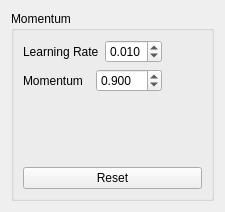
            <widget class="QWidget" name="page_Optimizer_Momentum">
             <layout class="QVBoxLayout" name="verticalLayout_12">
              <item>
               <widget class="QGroupBox" name="grp_Momentum">
                <property name="title">
                 <string>Momentum</string>
                </property>
                <layout class="QVBoxLayout" name="verticalLayout_11">
                 <item>
                  <layout class="QHBoxLayout" name="horizontalLayout_21">
                   <item>
                    <layout class="QVBoxLayout" name="verticalLayout_14">
                     <item>
                      <layout class="QHBoxLayout" name="horizontalLayout_22">
                       <item>
                        <widget class="QLabel" name="lbl_Momentum_Learning_Rate">
                         <property name="text">
                          <string>Learning Rate</string>
                         </property>
                        </widget>
                       </item>
                       <item>
                        <widget class="QDoubleSpinBox" name="dsBox_Momentum_Learning_Rate">
                         <property name="decimals">
                          <number>3</number>
                         </property>
                         <property name="maximum">
                          <double>1.000000000000000</double>
                         </property>
                         <property name="singleStep">
                          <double>0.001000000000000</double>
                         </property>
                         <property name="value">
                          <double>0.010000000000000</double>
                         </property>
                        </widget>
                       </item>
                      </layout>
                     </item>
                     <item>
                      <layout class="QHBoxLayout" name="horizontalLayout_23">
                       <item>
                        <widget class="QLabel" name="lbl_Momentum_Momentum">
                         <property name="text">
                          <string>Momentum</string>
                         </property>
                        </widget>
                       </item>
                       <item>
                        <widget class="QDoubleSpinBox" name="dsBox_Momentum_Momentum">
                         <property name="decimals">
                          <number>3</number>
                         </property>
                         <property name="maximum">
                          <double>5.000000000000000</double>
                         </property>
                         <property name="singleStep">
                          <double>0.010000000000000</double>
                         </property>
                         <property name="value">
                          <double>0.900000000000000</double>
                         </property>
                        </widget>
                       </item>
                      </layout>
                     </item>
                    </layout>
                   </item>
                   <item>
                    <spacer name="horizontalSpacer_2">
                     <property name="orientation">
                      <enum>Qt::Horizontal</enum>
                     </property>
                     <property name="sizeHint" stdset="0">
                      <size>
                       <width>40</width>
                       <height>20</height>
                      </size>
                     </property>
                    </spacer>
                   </item>
                  </layout>
                 </item>
                 <item>
                  <spacer name="verticalSpacer_3">
                   <property name="orientation">
                    <enum>Qt::Vertical</enum>
                   </property>
                   <property name="sizeHint" stdset="0">
                    <size>
                     <width>20</width>
                     <height>69</height>
                    </size>
                   </property>
                  </spacer>
                 </item>
                 <item>
                  <widget class="QPushButton" name="pBtn_Momentum_Reset">
                   <property name="text">
                    <string>Reset</string>
                   </property>
                  </widget>
                 </item>
                </layout>
               </widget>
              </item>
             </layout>
            </widget>
